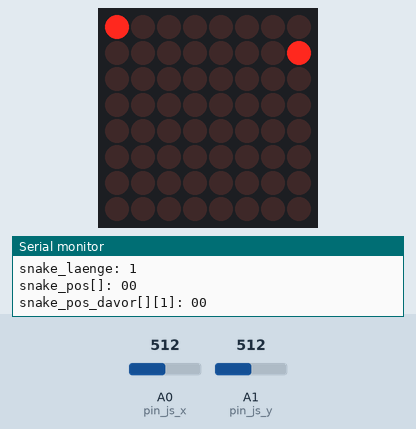
This sketch was run on a simulated Arduino Uno, built with avr-gcc and run on an emulated ATmega328P. Parts: 8×8 LED matrix, the last lines printed to the serial monitor. The inputs (shaded band) are chosen by the test bench; at power-on: A0 (pin_js_x) = 512, A1 (pin_js_y) = 512. Random numbers use the default seed unless the sketch sets one.

Above: at 1.2 s.
1.3 s: A0 (pin_js_x) set to 700
2.8 s: A0 (pin_js_x) set to 731
At 3.4 s:
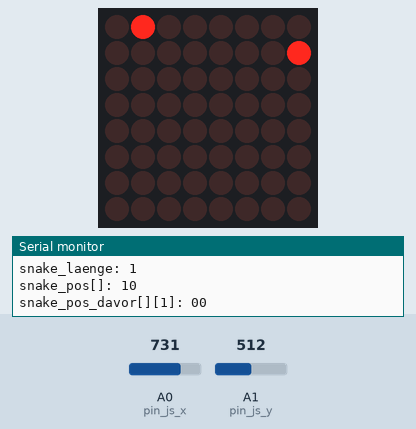
At 3.9 s:
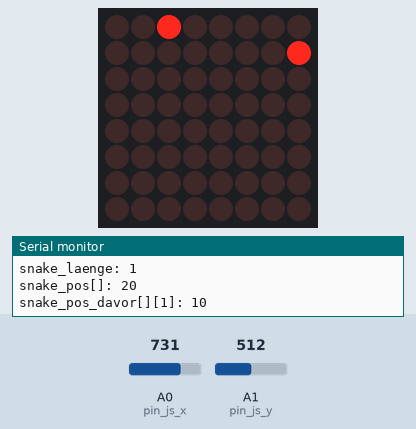
Timing chart, 0 to 5.8 s (numbered marks = the images above; inputs shaded):
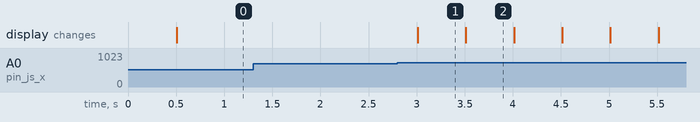

The sketch:

ledsnake.ino
```cpp
// Snake_8x8_Matrix
// Autor: Felix Zwettler

#include <math.h>
#include "LedControl.h"

#define pin_lc_data 2
#define pin_lc_clk 3
#define pin_lc_load 4
#define pin_js_x A0
#define pin_js_y A1
#define pin_js_sw 5

#define gamespeed 500

#define js_deadzone 200
#define js_x_offset 0
#define js_y_offset 0

// lc Initialisierung mit Argumenten: LedControl(data_PIN, clk_PIN, load_PIN, Reihenfolgennummer)
LedControl lc=LedControl(pin_lc_data , pin_lc_clk , pin_lc_load, 1);

// === Globale Variablen ===
short snake_pos[2] = {0,0};
short snake_pos_prev[2][64] = {0};
short snake_vector[2] = {0,0};
short snake_length = 1;
short food_pos[2] = {6,6};
unsigned long time_current = 0;
unsigned long time_prev = 0;
int game_over_status = 0;

// === Funktionen ===
void snake_vector_update(int js_x, int js_y){
  int snake_vector_prev_x = snake_vector[0];
  int snake_vector_prev_y = snake_vector[1];

  if(js_x > (512 - js_x_offset) + js_deadzone){
    snake_vector[0] = 1;
    snake_vector[1] = 0;
  }
  else if(js_x < (512 - js_x_offset) - js_deadzone){
    snake_vector[0] = -1;
    snake_vector[1] = 0;
  }
  else if(js_y > (512 - js_y_offset) + js_deadzone){
    snake_vector[0] = 0;
    snake_vector[1] = 1;
  }
  else if(js_y < (512 - js_y_offset) - js_deadzone){
    snake_vector[0] = 0;
    snake_vector[1] = -1;
  }
  if(snake_vector[0] != 0 && snake_vector[0] == (-1) * snake_vector_prev_x){
    snake_vector[0] = snake_vector_prev_x;
  }
  if(snake_vector[1] != 0 && snake_vector[1] == (-1) * snake_vector_prev_y){
    snake_vector[1] = snake_vector_prev_y;
  }
}

int snake_move(int snake_pos, int snake_vector){
  if(snake_pos + snake_vector > 7){
    snake_pos = 0;
  }
  else if(snake_pos + snake_vector < 0){
    snake_pos = 7;
  }
  else {
    snake_pos = snake_pos + snake_vector;
  }
  return snake_pos;
}

void lc_draw(void){
  int i;
  int j;
  int k;
  lc.clearDisplay(0);
  lc.setLed(0, snake_pos[1], snake_pos[0], true);
  lc.setLed(0, food_pos[1], food_pos[0], true);
  for(k = 1; k < snake_length; k++){
    if(k < snake_length){
      lc.setLed(0, snake_pos_prev[1][k], snake_pos_prev[0][k], true);
    }
  }
}

void reset(void){
  int i;
  int j;
  lc.clearDisplay(0);
  delay( 5 * gamespeed);
  for(i = 0; i < 8; i++){
    for(j = 0; j < 8; j++){
      lc.setLed(0, j, i, true);
    }
  }
  delay( 5 * gamespeed);
  snake_pos[0] = 0;
  snake_pos[1] = 0;
  for(i = 0; i < 64; i++){
    snake_pos_prev[0][i] = 0;
    snake_pos_prev[1][i] = 0;
  }
  snake_vector[0] = 0;
  snake_vector[1] = 0;
  snake_length = 1;
  food_pos_create();
}

int collision_check(void){
  int i;
  int j;
  for(i = 1; i < snake_length; i++){
    if(snake_pos_prev[0][i] == snake_pos[0] && snake_pos_prev[1][i] == snake_pos[1]){
      return 1;
    }
  }
  return 0;
}

void food_pos_create(void){
  int i;
  food_pos[0] = rand() % 8;
  food_pos[1] = rand() % 8;
  for( i = 0; i < snake_length; i++){
    if(food_pos[0] == snake_pos_prev[0][i] && food_pos[0] == snake_pos_prev[0][i]){
      food_pos_create();
    }
  }
}

// === setup() ===
void setup() {
  Serial.begin(57600);
  lc.shutdown(0,false);     // lc aufwecken
  lc.setIntensity(0,3);     // lc Helligkeit zw. 0-15
  lc.clearDisplay(0);       // lc clearen
  Serial.println("=== Arduino ist bereit! ===");
  pinMode(pin_js_x, INPUT);
  pinMode(pin_js_x, INPUT);
  food_pos_create();
}

// === loop() ===
void loop() {
  char eingabe;
  int js_x;
  int js_y;
  // Koordinaten links (0) nach rechts (7)(X-Achse), und von oben (0) nach unten (7)(Y-Achse)
  js_x = analogRead(pin_js_x);
  js_y = analogRead(pin_js_y);

  snake_vector_update(js_x, js_y);
  time_current = millis();

  if( time_current - time_prev > gamespeed ){
    time_prev = time_current;
    int i;

    snake_pos[0] = snake_move(snake_pos[0], snake_vector[0]);
    snake_pos[1] = snake_move(snake_pos[1], snake_vector[1]);
    for(i = 63; i > 0; i--){
      snake_pos_prev[0][i] = snake_pos_prev[0][i - 1];
      snake_pos_prev[1][i] = snake_pos_prev[1][i - 1];
    }
    snake_pos_prev[0][0] = snake_pos[0];
    snake_pos_prev[1][0] = snake_pos[1];

    if(snake_pos[0] == food_pos[0] && snake_pos[1] == food_pos[1]){
      food_pos_create();
      snake_length = snake_length + 1;
    }

    game_over_status = collision_check();
    if(game_over_status == 1){
      reset();
      game_over_status = 0;
    }

    lc_draw();

    // === Debugging ===
    Serial.print("js: ");
    Serial.print(js_x);
    Serial.println(js_y);
    Serial.print("snake_laenge: ");
    Serial.println(snake_length);
    Serial.print("snake_pos[]: ");
    Serial.print(snake_pos[0]);
    Serial.println(snake_pos[1]);
    Serial.print("snake_pos_davor[][1]: ");
    Serial.print(snake_pos_prev[0][1]);
    Serial.println(snake_pos_prev[1][1]);
    Serial.println();

  }
}
```

Measured:
- the behaviour switches between 712 and 713 on A0 (pin_js_x) (found by bisection; images 0 and 1)
- after the input at 2.8 s, the display: changes after 0.21 s (image 1)
- what the display in image 1 shows lasts 0.5 s, from 3.0 s to 3.5 s
